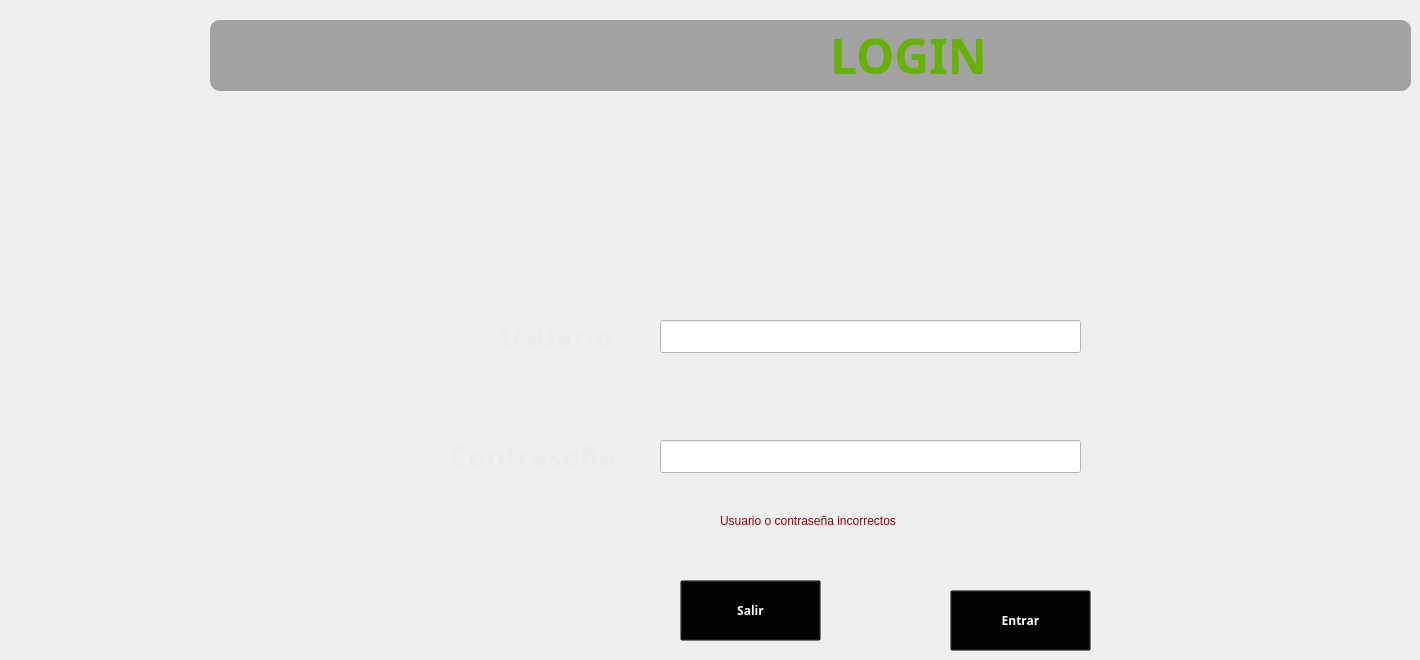
   <widget class="QWidget" name="page_2">
    <widget class="QGroupBox" name="groupBox_55">
     <property name="geometry">
      <rect>
       <x>210</x>
       <y>20</y>
       <width>1201</width>
       <height>71</height>
      </rect>
     </property>
     <property name="styleSheet">
      <string notr="true">background-color: rgb(48, 48, 48,40%);
border-radius:10%;</string>
     </property>
     <property name="title">
      <string/>
     </property>
     <widget class="QLabel" name="label_133">
      <property name="geometry">
       <rect>
        <x>620</x>
        <y>10</y>
        <width>181</width>
        <height>51</height>
       </rect>
      </property>
      <property name="font">
       <font>
        <family>Sans Serif</family>
        <pointsize>36</pointsize>
        <weight>75</weight>
        <italic>false</italic>
        <bold>true</bold>
       </font>
      </property>
      <property name="styleSheet">
       <string notr="true">background-color:transparent;
color:rgb(101, 179, 0)</string>
      </property>
      <property name="text">
       <string>LOGIN</string>
      </property>
     </widget>
    </widget>
    <widget class="QLabel" name="ltime_12">
     <property name="geometry">
      <rect>
       <x>500</x>
       <y>320</y>
       <width>131</width>
       <height>31</height>
      </rect>
     </property>
     <property name="font">
      <font>
       <family>Droid Sans</family>
       <pointsize>22</pointsize>
       <weight>75</weight>
       <italic>false</italic>
       <bold>true</bold>
      </font>
     </property>
     <property name="styleSheet">
      <string notr="true">background-color:transparent;
color:rgb(236, 236, 236);
</string>
     </property>
     <property name="text">
      <string>Usuario:</string>
     </property>
    </widget>
    <widget class="QLabel" name="ltime_13">
     <property name="geometry">
      <rect>
       <x>450</x>
       <y>440</y>
       <width>171</width>
       <height>31</height>
      </rect>
     </property>
     <property name="font">
      <font>
       <family>Droid Sans</family>
       <pointsize>22</pointsize>
       <weight>75</weight>
       <italic>false</italic>
       <bold>true</bold>
      </font>
     </property>
     <property name="styleSheet">
      <string notr="true">background-color:transparent;
color:rgb(236, 236, 236);
</string>
     </property>
     <property name="text">
      <string>Contraseña:</string>
     </property>
    </widget>
    <widget class="QLineEdit" name="lusu">
     <property name="geometry">
      <rect>
       <x>660</x>
       <y>320</y>
       <width>421</width>
       <height>33</height>
      </rect>
     </property>
     <property name="styleSheet">
      <string notr="true">color:rrgb(255,255,255);
background-color:white</string>
     </property>
     <property name="text">
      <string/>
     </property>
    </widget>
    <widget class="QLineEdit" name="lcont">
     <property name="geometry">
      <rect>
       <x>660</x>
       <y>440</y>
       <width>421</width>
       <height>33</height>
      </rect>
     </property>
     <property name="styleSheet">
      <string notr="true">color:rrgb(255,255,255);
background-color:white</string>
     </property>
     <property name="echoMode">
      <enum>QLineEdit::Password</enum>
     </property>
    </widget>
    <widget class="QPushButton" name="bsalirLogin">
     <property name="geometry">
      <rect>
       <x>680</x>
       <y>580</y>
       <width>141</width>
       <height>61</height>
      </rect>
     </property>
     <property name="font">
      <font>
       <family>Sans Serif</family>
       <weight>75</weight>
       <italic>false</italic>
       <bold>true</bold>
      </font>
     </property>
     <property name="styleSheet">
      <string notr="true">background-color:transparent;
color:white;
</string>
     </property>
     <property name="text">
      <string>Salir</string>
     </property>
     <property name="icon">
      <iconset>
       <normaloff>iconos/fb5.png</normaloff>iconos/fb5.png</iconset>
     </property>
     <property name="iconSize">
      <size>
       <width>128</width>
       <height>128</height>
      </size>
     </property>
    </widget>
    <widget class="QPushButton" name="bentrar">
     <property name="geometry">
      <rect>
       <x>950</x>
       <y>590</y>
       <width>141</width>
       <height>61</height>
      </rect>
     </property>
     <property name="font">
      <font>
       <family>Sans Serif</family>
       <weight>75</weight>
       <italic>false</italic>
       <bold>true</bold>
      </font>
     </property>
     <property name="styleSheet">
      <string notr="true">background-color:transparent;
color:white;
</string>
     </property>
     <property name="text">
      <string>Entrar</string>
     </property>
     <property name="icon">
      <iconset>
       <normaloff>iconos/fb14.png</normaloff>iconos/fb14.png</iconset>
     </property>
     <property name="iconSize">
      <size>
       <width>128</width>
       <height>128</height>
      </size>
     </property>
    </widget>
    <widget class="QLabel" name="lerror1">
     <property name="enabled">
      <bool>true</bool>
     </property>
     <property name="geometry">
      <rect>
       <x>720</x>
       <y>510</y>
       <width>321</width>
       <height>21</height>
      </rect>
     </property>
     <property name="styleSheet">
      <string notr="true">color:rgb(158, 1, 1)
</string>
     </property>
     <property name="text">
      <string>Usuario o contraseña incorrectos</string>
     </property>
    </widget>
   </widget>
